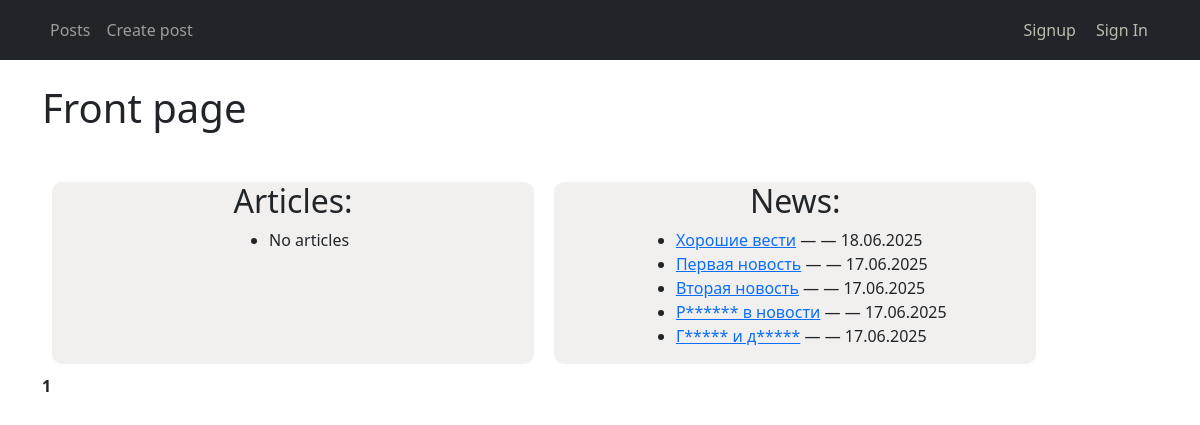
/posts/, run on an earlier commit of the app's database.
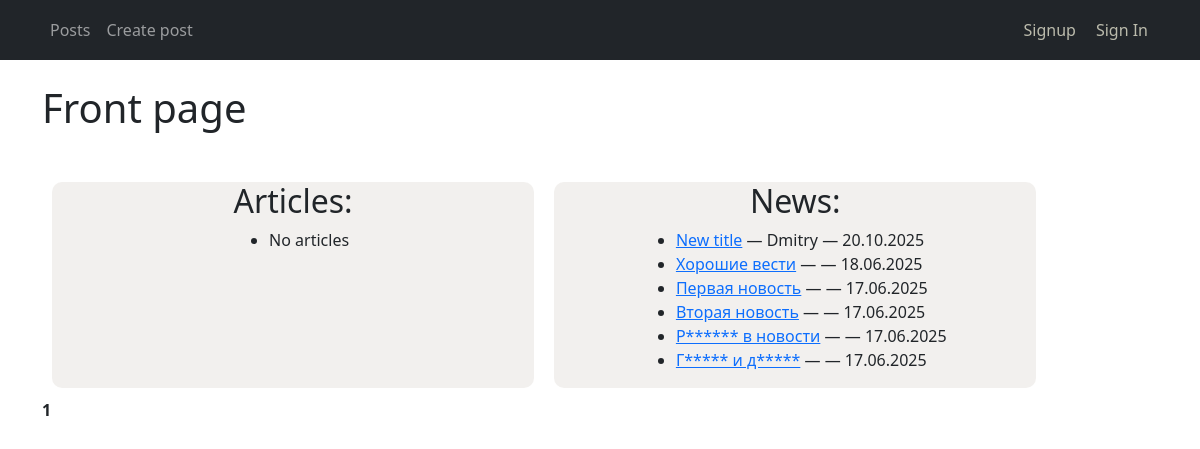
And on a later commit of the database.
### news_/models.py (models this page shows, shortened)
class News(models.Model):
    News = "News"
    Articles = "Articles"
    title = models.CharField(max_length = 200)
    choices = [(News,"News"),
               (Articles,"Articles")]
    type= models.CharField( max_length = 100,choices = choices, default= News)
    content = models.TextField()  # поле для текста новости
    user = models.ForeignKey(User,on_delete=models.CASCADE)
    created_at = models.DateTimeField(auto_now_add=True)

### news_/views.py (the view)
# urls.py: path('posts/', views.news_list, name='post_list'),
def news_list(request):
    news_qs = News.objects.order_by('-created_at')
    articles = News.objects.filter(type = "Articles")
    paginator = Paginator(news_qs, 10)
    page_number = request.GET.get('page', 1)
    page_obj = paginator.get_page(page_number)
    current = page_obj.number
    total = paginator.num_pages
    start = max(current - 2, 1)
    end = min(current + 2, total) + 1
    page_range = range(start, end)
    context = {
        'page_obj': page_obj,
        'page_range': page_range,
        'total_pages': total,
        'articles':articles
    }
    return render(request, 'news/news_list.html', context)

### news_/templatetags/censor_filters.py (called while the page is built)
@register.filter
@stringfilter
def censor(value):
    def censor_word(match):
        word = match.group(0)
        for bad in BAD_WORDS:
            if (word.lower() == bad and
                (word[0].isupper() or word[0].islower()) and
                (len(word) == 1 or word[1:].islower())):
                return word[0] + '*' * (len(word) - 1)
        return word
    pattern = r'\b[А-Яа-яA-Za-z][а-яa-z]*\b'
    return re.sub(pattern, censor_word, value)

### news_/templates/news/news_list.html (shortened to what this page needs)
{% extends 'base.html' %}
{% load censor_filters %}
{% block content %}
<h1>Front page</h1>
<div style = "display:flex ; justify-content:center ; width:90% ;  margin-top:40px">
<div style = "display:flex ; flex-direction:column ; width:100%;align-items:center; background-color: rgba(146, 134, 118, 0.123);margin:10px; border-radius:10px">
  <h2>Articles:</h2>
<ul>
  {% for articles in articles %}
  <li><a  href = "{% url 'post_detail' articles.pk %}" >{{ articles.title|censor }}</a></strong> — {{ articles.user.username }} — {{ articles.created_at|date:"d.m.Y" }}</li>
{% empty %}
  <li>No articles</li>
{% endfor %}
</ul>
</div>
<div style = "display:flex ; flex-direction:column ;width:100%; align-items:center; background-color: rgba(146, 134, 118, 0.123);margin:10px; border-radius:10px">
  <h2>News:</h2>
<ul>
  {% for news in page_obj %}
    <li><a href="{% url 'post_detail' news.pk%}" >{{ news.title|censor }}</a></strong> — {{ news.user.username }} — {{ news.created_at|date:"d.m.Y" }}</li>
  {% empty %}
    <li>No news.</li>
  {% endfor %}
</ul>
</div>
</div>
<div class="pagination">
  {% for num in page_range %}
    {% if num == page_obj.number %}
      <strong>{{ num }}</strong>
    {% else %}
      <a href="?page={{ num }}">{{ num }}</a>
    {% endif %}
  {% endfor %}
</div>
{% endblock %}

### news_/templates/base.html (shortened to what this page needs)
<!DOCTYPE html>
<html lang="ru">
<head>
    <link href="https://cdn.jsdelivr.net/npm/bootstrap@5.3.0/dist/css/bootstrap.min.css" rel="stylesheet">
</head>
<body>
    <nav class="navbar navbar-expand-lg navbar-dark bg-dark mb-4">
        <div class="container">
            <div class="collapse navbar-collapse" id="navbarNav">
                <ul class="navbar-nav">
                    <li class="nav-item"><a class="nav-link" href="{% url 'post_list' %}">Posts</a></li>
                    <li class="nav-item"><a class="nav-link" href="{% url 'post_create' %}">Create post</a></li>
                </ul>
            </div>
            <a href = " {% url 'signup'%}" style = "margin:10px ; text-decoration:none ; color:rgb(187, 187, 172) ;">Signup</a>
            {% if not user.is_authenticated %}
            <a href = " {% url 'login'%}" style = "margin:10px ; text-decoration:none ; color:rgb(187, 187, 172) ; ">Sign In </a>
            {% endif %}
        </div>
    </nav>
    <main class="container">
        {% block content %}{% endblock %}
    </main>
</body>
</html>

What changed in the data, as far as the page shows it:
added News: title|censor "New title", user.username "Dmitry", created_at "20.10.2025"
